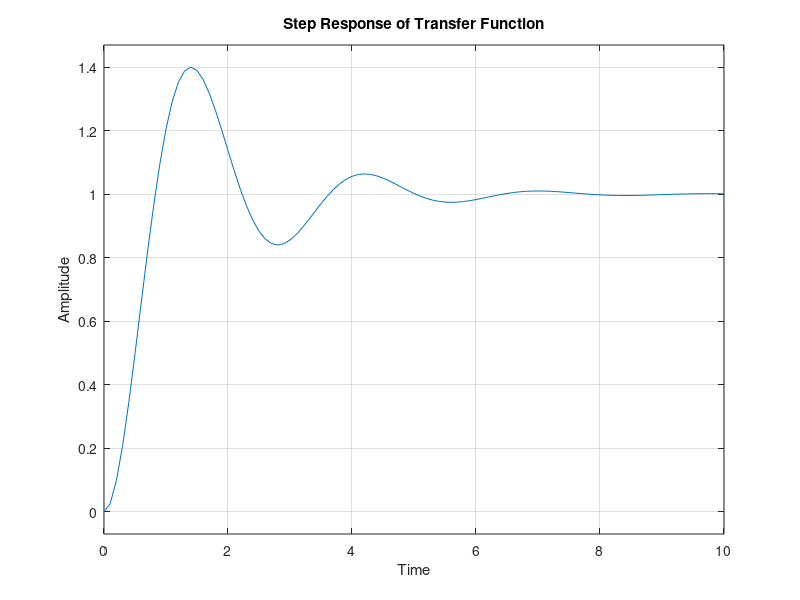

MATLAB code to generate this figure:
% Define transfer function numerator and denominator coefficients
num = [5.46];
den = [1, 1.309, 5.46];

% Create transfer function object
H = tf(num, den);

% Plot step response
figure;
step(H);
grid on;
title('Step Response of Transfer Function');
xlabel('Time');
ylabel('Amplitude');
